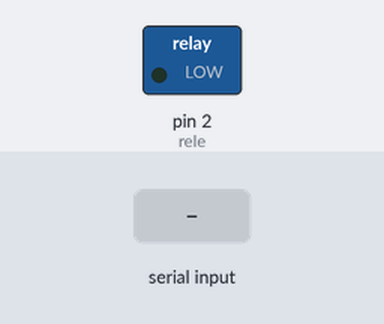
Simulated run of this sketch. Board: Arduino Uno, built with avr-gcc and run on an emulated ATmega328P. Shown: switched loads named in the sketch (green lamp = pin HIGH). The test bench sets the inputs (shaded band).

Above: at 1.2 s.
1.3 s: "a" received over Serial
At 2.3 s:
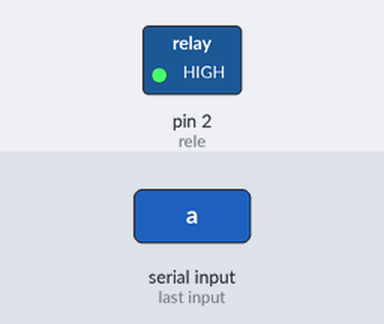
2.8 s: "b" received over Serial
At 3.5 s:
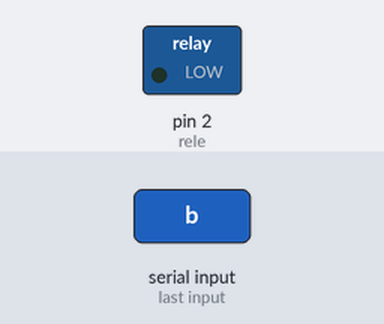
Timing chart, 0 to 5.8 s (numbered marks = the images above; inputs shaded):
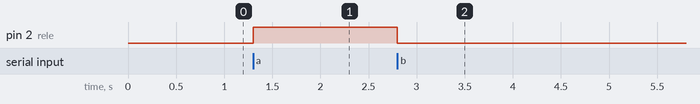

Measured:
- after the input at 1.3 s, pin 2 (rele): LOW → HIGH at once
- after the input at 2.8 s, pin 2 (rele): HIGH → LOW at once

The sketch:

arduino_AscenderLampadaporTeclado.ino
```cpp
//Carrega a biblioteca SoftwareSerial
#include <SoftwareSerial.h>
char recebido = 0;
#define rele 2

void setup() {
  Serial.begin(9600);
  pinMode(rele, OUTPUT);
}

void loop() {
  if (Serial.available() > 0) {
    recebido = Serial.read();

    if (recebido == 'a') {
      digitalWrite(rele , HIGH);
    }
    if (recebido == 'b') {
      digitalWrite(rele , LOW);
    }
  }
}
```
